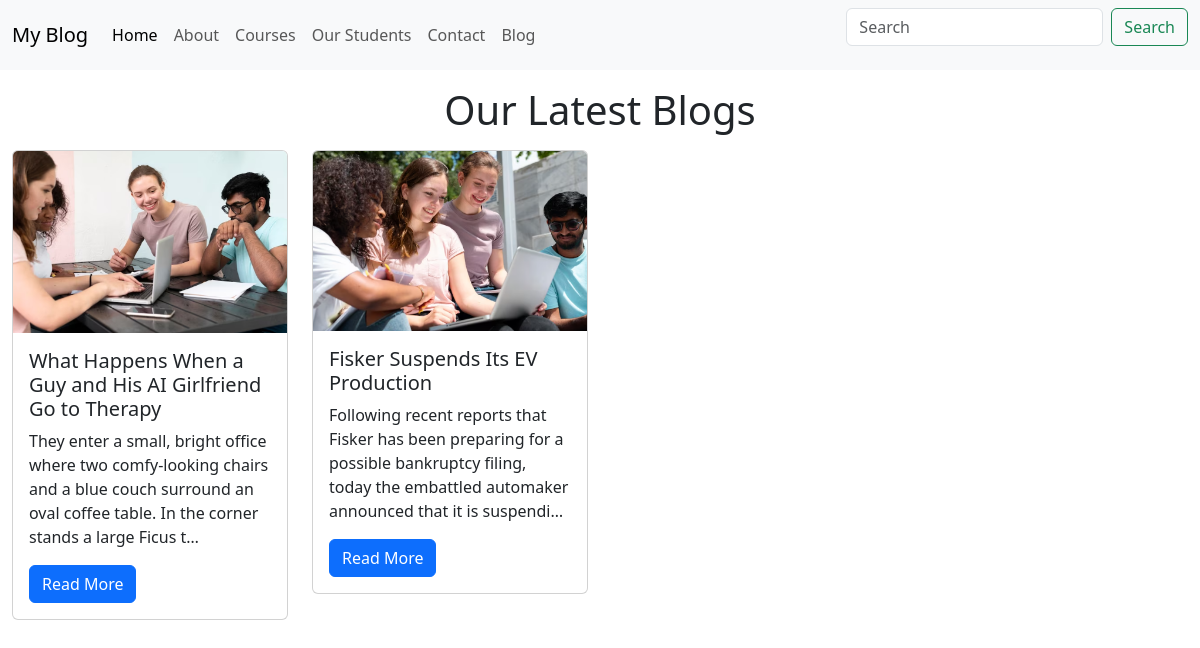
/blog/, run on an earlier commit of the app's database.
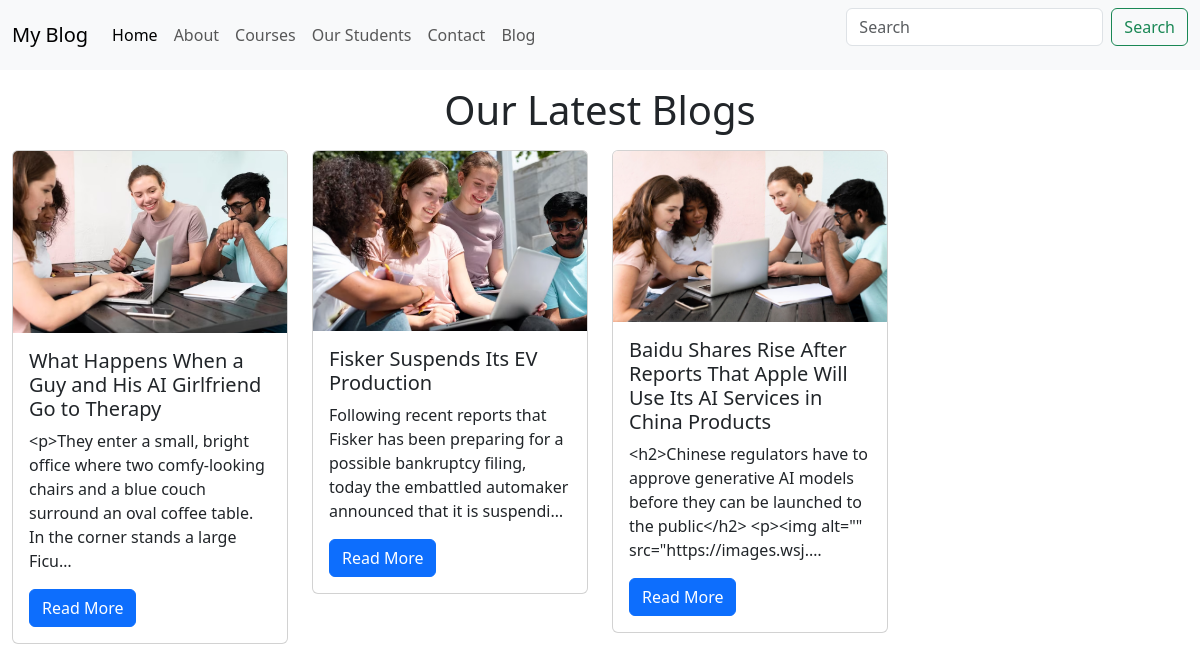
And on a later commit of the database.
### blog/models.py (models this page shows, shortened)
class Post(models.Model):
    sno = models.AutoField(primary_key=True)
    title = models.CharField(max_length=255)
    content = RichTextField(blank=True, null=True)
    author = models.CharField(max_length=15)
    slug = models.CharField(max_length=150)
    post_images = models.ImageField(upload_to='postimg')

### blog/views.py (the view)
# urls.py: path('',views.bloghome, name='bloghome'),
def bloghome(request):
    allPosts = Post.objects.all()
    context = {'allPosts':allPosts}
    return render(request, 'blog/bloghome.html', context)

### templates/blog/bloghome.html
{% extends "base.html" %}
{% block content %}
<div class="container-fluid">
    <h1 class="text-center my-3">Our Latest Blogs</h1>
    <div class="row">
        {% for i in allPosts %}
        <div class="col-md-3">
            <div class="card"">
                <img src="{{i.post_images.url}}" class="card-img-top" alt="...">
                <div class="card-body">
                  <h5 class="card-title">{{i.title}}</h5>
                  <p class="card-text">{{i.content | truncatechars:150}}</p>
                  <a href="/blog/{{i.slug}}" class="btn btn-primary">Read More</a>
                </div>
              </div>
        </div>
        {% endfor %}
    </div>
</div>
{% endblock content %}

What changed in the data, as far as the page shows it:
changed Post "What Happens When a Guy and His AI Girlfriend Go to Therapy": content "They enter a small, bright office where two comfy-looking chairs and a blue couch surround an oval coffee table. In the corner stands a large Ficus t…" → "<p>They enter a small, bright office where two comfy-looking chairs and a blue couch surround an oval coffee table. In the corner stands a large Ficu…"
added Post: post_images (picture), title "Baidu Shares Rise After Reports That Apple Will Use Its AI Services in China Products", content "<h2>Chinese regulators have to approve generative AI models before they can be launched to the public</h2> <p><img alt=\"\" src=\"https://images.wsj.…"
